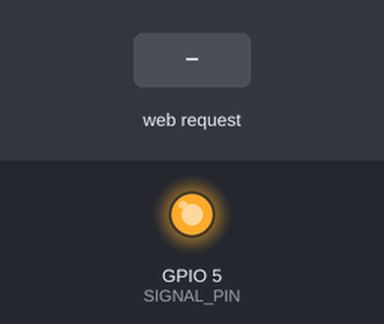
Bench run of a sketch on a simulated ESP8266 (NodeMCU). Shown: output pins drawn as LEDs (lit = HIGH). The inputs (shaded band) are chosen by the test bench. WiFi joins after 1.5 s; servers stay silent unless stated; what the sketch prints to the serial monitor is not drawn.

Above: at 2.7 s.
2.8 s: HTTP request GET /set?state=on received
At 3.3 s:
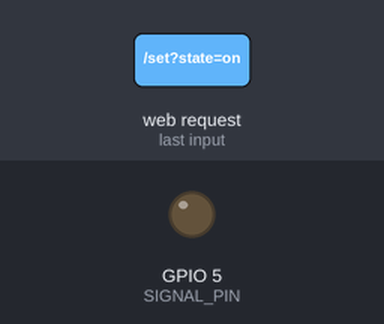
4.3 s: HTTP request GET /set?state=off received
At 5.6 s:
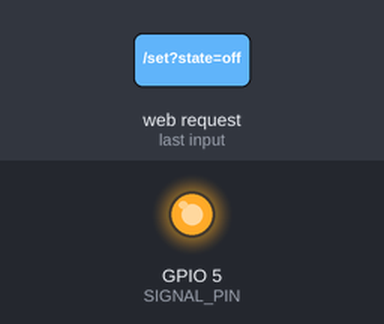
Timing chart, 0 to 7.3 s (numbered marks = the images above; inputs shaded):
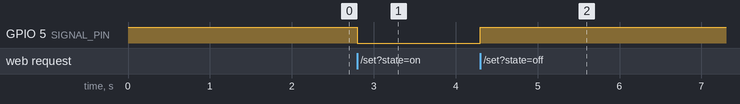

Measured:
- after the input at 2.8 s, GPIO 5 (SIGNAL_PIN): HIGH → LOW at once
- after the input at 4.3 s, GPIO 5 (SIGNAL_PIN): LOW → HIGH at once

The sketch:

switch.ino
```cpp
#include <ESP8266WiFi.h>
#include <ESP8266WebServer.h>

// Replace with your mobile hotspot credentials
const char* SSID     = "______SSID_____";
const char* PASSWORD = "_____password_______";

// D1 on NodeMCU is GPIO5
const uint8_t SIGNAL_PIN = 5;  // GPIO5

ESP8266WebServer server(80);

bool isOn = false;          // ON means drive pin LOW
bool timerActive = false;
unsigned long timerEndMs = 0;

String htmlPage() {
  String html = R"rawliteral(
<!DOCTYPE html>
<html>
<head>
<meta name="viewport" content="width=device-width, initial-scale=1">
<title>ESP8266 Web Switch</title>
<style>
  :root{
    --bg:#0f172a; --fg:#e2e8f0; --accent:#22c55e; --danger:#ef4444; --muted:#94a3b8;
  }
  body{
    font-family: system-ui, -apple-system, Segoe UI, Roboto, Ubuntu, Cantarell, sans-serif;
    background: var(--bg); color: var(--fg);
    display:flex; min-height:100vh; align-items:center; justify-content:center;
    padding:20px;
  }
  .card{
    background:#1e293b; border-radius:16px; padding:24px; max-width:480px; width:100%;
    box-shadow:0 10px 30px rgba(0,0,0,.2);
  }
  h2{margin-top:0; font-weight:600;}
  .state{font-size:18px; margin:18px 0;}
  .row{display:flex; flex-wrap:wrap; gap:8px; margin-bottom:12px;}
  button{
    flex:1 1 auto; min-width:90px; border:none; border-radius:10px; padding:12px 16px;
    font-size:16px; cursor:pointer; transition:transform .08s ease;
  }
  button:active{transform:scale(.98);}
  .on{background:var(--accent); color:#00330e;}
  .off{background:var(--muted); color:#0f172a;}
  .cancel{background:var(--danger);}
  .muted{color:var(--muted);}
  input[type="number"]{
    width:100%; padding:10px 12px; border-radius:8px; border:1px solid #334155;
    background:#0f172a; color:var(--fg);
  }
  .small{font-size:14px; color:var(--muted);}
  .hidden{display:none !important;}
</style>
</head>
<body>
  <div class="card">
    <h2>ESP8266 Web Switch</h2>

    <div class="state">
      Current State: <strong id="state">...</strong><br>
      Timer: <strong id="timer">—</strong>
    </div>

    <div class="row">
      <button class="on"  onclick="setState('on')">Turn ON</button>
      <button class="off" onclick="setState('off')">Turn OFF</button>
    </div>

    <hr style="border:none;border-top:1px solid #334155; margin:18px 0;">

    <div class="small muted">Quick ON Timers</div>
    <div class="row">
      <button onclick="startTimer(60)">1m</button>
      <button onclick="startTimer(5*60)">5m</button>
      <button onclick="startTimer(10*60)">10m</button>
      <button onclick="startTimer(30*60)">30m</button>
      <button onclick="startTimer(60*60)">1h</button>
    </div>

    <div class="small muted" style="margin-top:12px;">Custom (seconds / minutes / hours)</div>
    <div class="row">
      <input id="custom_val" type="number" min="1" placeholder="Enter number">
    </div>
    <div class="row">
      <button onclick="startCustom('s')">Start (sec)</button>
      <button onclick="startCustom('m')">Start (min)</button>
      <button onclick="startCustom('h')">Start (hr)</button>
    </div>

    <div class="row">
      <button id="cancelBtn" class="cancel hidden" onclick="cancelTimer()">Cancel Timer</button>
    </div>

    <div class="small muted" style="margin-top:16px;">Pin logic: ON = LOW, OFF = HIGH</div>
  </div>

<script>
function setState(state){
  fetch('/set?state=' + state).then(()=>updateStatus());
}
function startTimer(sec){
  fetch('/timer?sec=' + sec).then(()=>updateStatus());
}
function startCustom(unit){
  const n = parseInt(document.getElementById('custom_val').value || '0', 10);
  if (!n) return;
  let sec = n;
  if (unit === 'm') sec = n*60;
  if (unit === 'h') sec = n*3600;
  startTimer(sec);
}
function cancelTimer(){
  fetch('/timer?cancel=1').then(()=>updateStatus());
}
function secToHMS(s){
  if (s < 0) s = 0;
  const h = Math.floor(s/3600);
  const m = Math.floor((s%3600)/60);
  const sec = s%60;
  const parts = [];
  if (h) parts.push(h + 'h');
  if (m || h) parts.push(m + 'm');
  parts.push(sec + 's');
  return parts.join(' ');
}
function updateStatus(){
  fetch('/status')
    .then(r=>r.json())
    .then(j=>{
      document.getElementById('state').textContent = j.isOn ? 'ON (logic 0)' : 'OFF (logic 1)';
      document.getElementById('timer').textContent = j.timerActive ? secToHMS(j.remaining) : '—';
      document.getElementById('cancelBtn').classList.toggle('hidden', !j.timerActive);
    });
}
setInterval(updateStatus, 1000);
updateStatus();
</script>
</body>
</html>
)rawliteral";
  return html;
}

void handleRoot() {
  server.send(200, "text/html", htmlPage());
}

void forceOff() {
  isOn = false;
  digitalWrite(SIGNAL_PIN, HIGH); // OFF => logic 1
}

void forceOn() {
  isOn = true;
  digitalWrite(SIGNAL_PIN, LOW);  // ON => logic 0
}

void handleSet() {
  if (server.hasArg("state")) {
    String s = server.arg("state");
    timerActive = false; // any manual set cancels the timer
    if (s == "on") {
      forceOn();
    } else if (s == "off") {
      forceOff();
    }
  }
  server.sendHeader("Location", "/", true);
  server.send(302, "text/plain", "");
}

void handleTimer() {
  if (server.hasArg("cancel")) {
    timerActive = false;
  } else if (server.hasArg("sec")) {
    unsigned long sec = server.arg("sec").toInt();
    if (sec > 0) {
      forceOn();
      timerActive = true;
      timerEndMs = millis() + (sec * 1000UL);
    }
  }
  server.sendHeader("Location", "/", true);
  server.send(302, "text/plain", "");
}

void handleStatus() {
  unsigned long remaining = 0;
  if (timerActive) {
    unsigned long now = millis();
    if (timerEndMs > now) {
      remaining = (timerEndMs - now) / 1000UL;
    } else {
      remaining = 0;
    }
  }

  String json = "{";
  json += "\"isOn\":" + String(isOn ? "true" : "false") + ",";
  json += "\"timerActive\":" + String(timerActive ? "true" : "false") + ",";
  json += "\"remaining\":" + String(remaining);
  json += "}";

  server.send(200, "application/json", json);
}

void setup() {
  pinMode(SIGNAL_PIN, OUTPUT);
  forceOff();

  Serial.begin(115200);
  Serial.println();

  WiFi.mode(WIFI_STA);
  WiFi.begin(SSID, PASSWORD);
  Serial.print("Connecting to WiFi");

  while (WiFi.status() != WL_CONNECTED) {
    delay(500);
    Serial.print(".");
  }

  Serial.println("\nConnected!");
  Serial.print("IP address: ");
  Serial.println(WiFi.localIP());

  server.on("/", handleRoot);
  server.on("/set", handleSet);
  server.on("/timer", handleTimer);
  server.on("/status", handleStatus);

  server.begin();
  Serial.println("HTTP server started");
}

void loop() {
  server.handleClient();

  if (timerActive) {
    unsigned long now = millis();
    if ((long)(timerEndMs - now) <= 0) {
      timerActive = false;
      forceOff();
    }
  }
}
```
